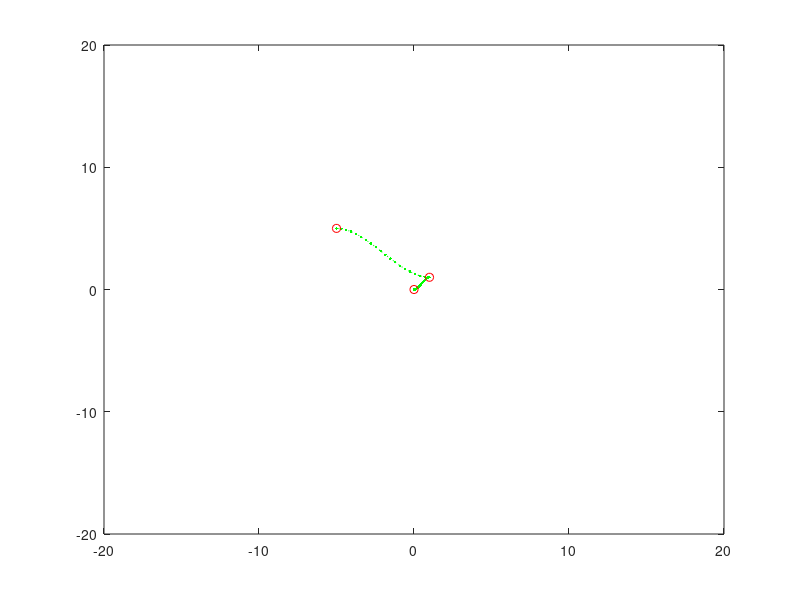

Recreate this plot in MATLAB.
%generate spoofed odometry, landmark data
odom_covariance = [.05, 0; 
                    0, .05];
measurement_covariance = [10];

time_steps = 20;
landmark_location = [3, 5];
pause on;
start_x = [0,1,-5];
end_x = [0,1, 5];
gt_xq = [];
gt_yq = [];

for waypoint = 1:(length(start_x)-1)
    interp = linspace(start_x(waypoint), start_x(waypoint + 1), time_steps);
    gt_xq = [gt_xq, interp];
    gt_yq = [gt_yq, spline(start_x(waypoint:waypoint+1), [0 end_x(waypoint:waypoint+1) 0], interp)];
end

odom_noise = mvnrnd([0, 0], odom_covariance, length(gt_xq));
noisy_path = [gt_xq', gt_yq'] + odom_noise;
noisy_heading = zeros(length(gt_xq), 1);
plot(gt_xq, gt_yq, ':.g', start_x, end_x, 'or');

axis([-20, 20, -20, 20]);
for t = 1:length(gt_xq)
    robot_pose = [noisy_path(t, 1), noisy_path(t, 2)];
    rect = rectangle('Position', [robot_pose(1) - .25, robot_pose(2) - .25, .5, .5]); 
    x_ray = [robot_pose(1), landmark_location(1)];
    y_ray = [robot_pose(2), landmark_location(2)];
    l = line(x_ray, y_ray);
    heading_to_landmark = rad2deg(atan2(landmark_location(2) - robot_pose(2), landmark_location(1) - robot_pose(1)));
    noisy_heading(t) = heading_to_landmark + normrnd(0, measurement_covariance);
    pause(.1);
    delete(rect);
    delete(l);
end

